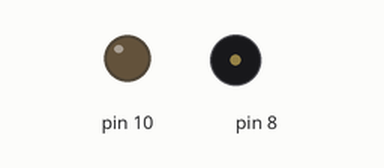
Simulated run of this sketch. Board: Arduino Uno, built with avr-gcc and run on an emulated ATmega328P. Shown: output pins drawn as LEDs (lit = HIGH), buzzer (waves = sounding).

Above: at 0.15 s.
At 4.66 s:
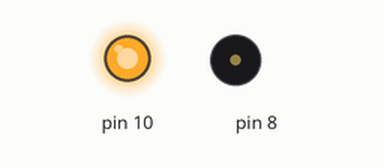
At 9.21 s:
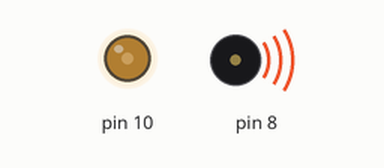
Timing chart, 0 to 9.2 s (numbered marks = the images above):
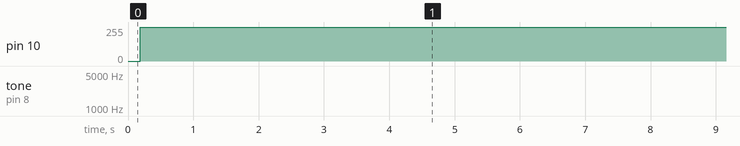

The sketch:

passivebuzzer.ino
```cpp
float sinVal;
int toneVal;
void setup() {
  // put your setup code here, to run once:
  pinMode(8,OUTPUT);
  pinMode(10,OUTPUT);
}

void loop() {
  // put your main code here, to run repeatedly:
  for(int x =0;x<180;x++){
    sinVal = (sin(x*(3.1412/180)));
    toneVal = 2000+(int(sinVal*1000));
    tone(8,toneVal);
    analogWrite(10,map(toneVal,2000,3000,10,255));
    delay(2);
  }
}
```

Measured:
- by itself, pin 10: 0/255 → 254/255 at 0.19 s
